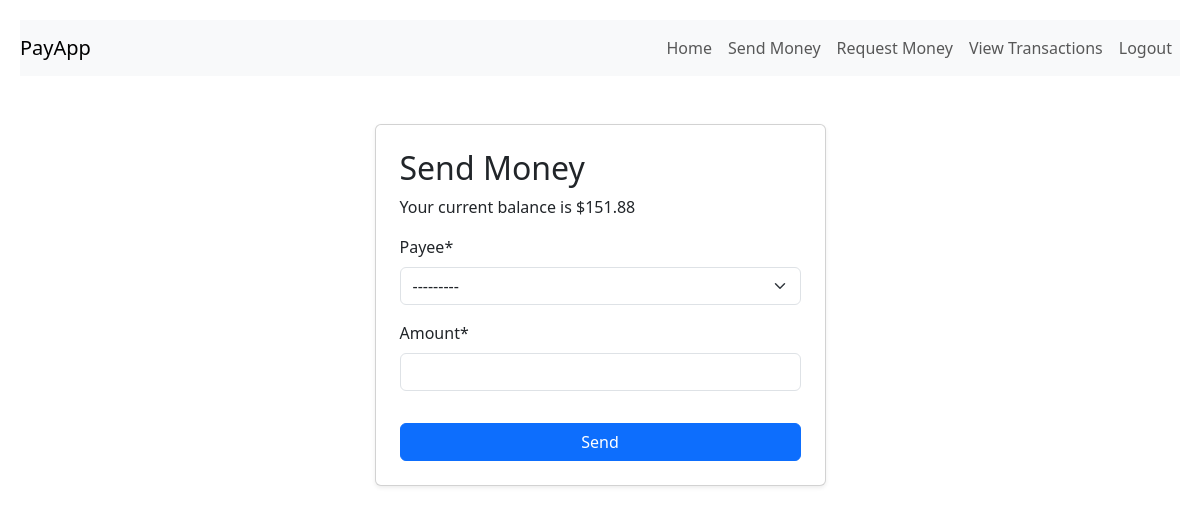
Page /webapps2026/new-transaction/ (signed in) on the earlier database version.
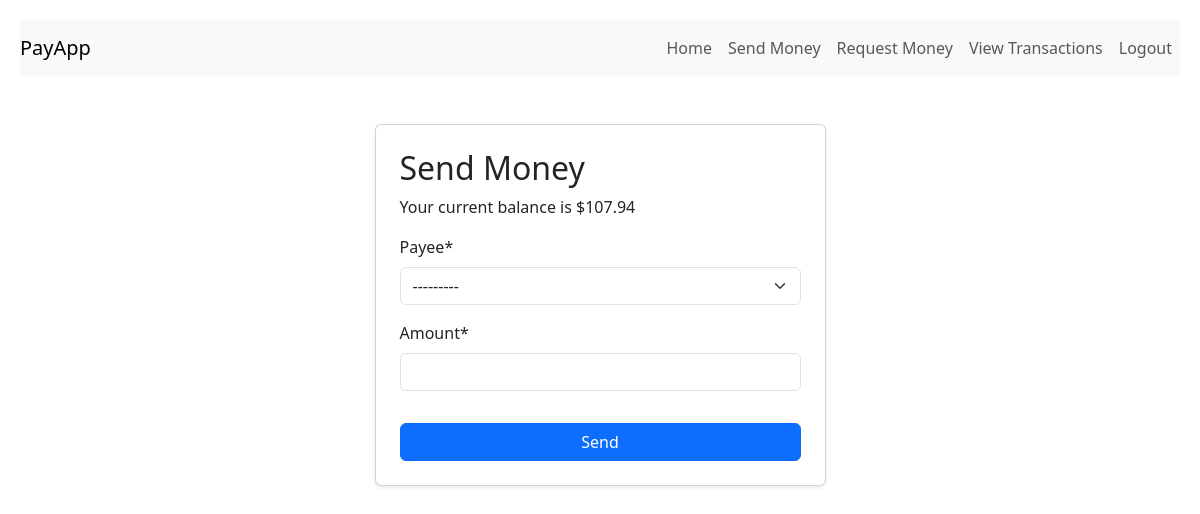
Same page on the later database version.
### register/models.py (models this page shows)
class PayAppUser(AbstractUser):
    CURRENCY_CHOICE = [
        ('EUR', 'Euro'),
        ('USD', 'US Dollar'),
        ('GBP', 'Great British Pound'),
    ]
    currency = models.CharField(max_length=3, choices=CURRENCY_CHOICE, default='EUR')
    balance = models.DecimalField(max_digits=10, decimal_places=2, default=200.00)

### payapp/views.py (the view, shortened to what this page needs)
# urls.py: path('new-transaction/', payapp_views.new_transaction, name='new_transaction'),
@login_required(login_url='login')
def new_transaction(request):
    form = TransactionForm()
    symbol = get_currency_symbol_helper(request.user.currency)
    return render(request, 'payapp/new-transaction.html', {'form': form, 'currency_symbol': symbol})

### payapp/forms.py
class TransactionForm(forms.ModelForm):
    class Meta:
        model = Transaction
        fields = ['payee', 'amount']

### payapp/views.py (called while the page is built)
def get_currency_symbol_helper(c):
    match c:
        case 'EUR':
            return '€'
        case 'USD':
            return '$'
        case 'GBP':
            return '$'
    return '?'

### templates/payapp/new-transaction.html (shortened to what this page needs)
{% extends 'payapp/transaction-base.html' %}#
{% load crispy_forms_tags %}
{% block transaction_content %}
    <h2>Send Money</h2>
    <form method="POST">
    <p>Your current balance is {{ currency_symbol }}{{ user.balance }}</p>
    {{ form | crispy}}
        <button class="btn btn-primary w-100 mt-3" type="submit">Send</button>
    </form>
{% endblock %}

Differences in the rows shown:
changed PayAppUser: balance "151.88" → "107.94"
